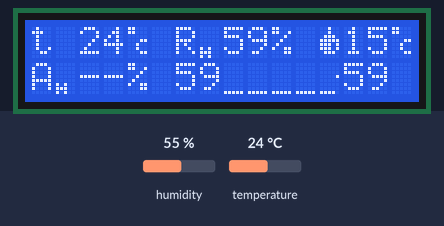
The sketch below on a simulated Arduino Uno, built with avr-gcc and run on an emulated ATmega328P. On the bench: 16×2 character LCD. Wiring (inferred from the names in the program): DHT11 sensor: data pin 10. Wiring (inferred from the signals the program sends): character LCD (HD44780): RS pin 4; E pin 5; data pin 0, pin 1, pin 2, pin 3. The inputs (shaded band) are chosen by the test bench; at power-on: humidity 55 %, temperature 24 °C. Sleep ends after the set time or at an interrupt.

Above: at 0.1 s.
At 16.5 s:
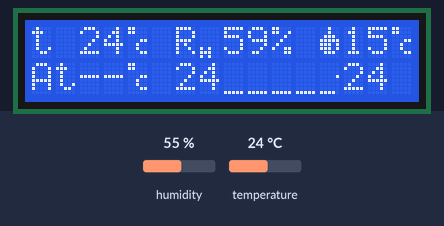

The sketch:

humeter.ino
```cpp
// Designed for Atmega48 and higher
// Read Rh and t. Collect t and calculate average, min and max value
// Uses sleep mode, and wake-up by watchdog every 8 seconds
// Draw graph of t and Rh

// uploaded at 3.25, atmega48

// Now compiles to 3.8k
// LCD1602 connected to pins 0-5
// DHT11 to pin 10


//#include <dht11.h>
//#include <MiniLCD.h>
#include <PortDLCD.h>

#include <avr/sleep.h>
#include <avr/power.h>
#include <avr/wdt.h>

// points to store per 24h
#define STORE_POINTS 24

#define CELSIUS_CHAR 5
#define DEW_CHAR 6
#define RH_CHAR 7

char strBuff[5]; // for converting integers
uint8_t avgBuf[2][STORE_POINTS+1]; // last value is current one

#define CUR_TEMP avgBuf[0][STORE_POINTS]
#define CUR_HUM avgBuf[1][STORE_POINTS]

bool avgEnough; // true after 1st 24h

uint8_t point; // 24h buffer pointer
unsigned long hour_ts;
unsigned long man_ms; // manually driven'timer'
bool avgTempFilled;
bool modeTrigger; // switch between T average and R average modes for 2nd line

uint8_t const celsiusChar[8] = {
  0b11000,
  0b11000,
  0b00000,
  0b00011,
  0b00100,
  0b00100,
  0b00011,
  0b00000
};

//uint8_t const dewChar[8] = {
//  0b00100,
//  0b00100,
//  0b01010,
//  0b10001,
//  0b10001,
//  0b10001,
//  0b01110,
//  0b00000
//};
// dark version
uint8_t const dewChar[8] = {
  0b00100,
  0b00100,
  0b01110,
  0b11111,
  0b11101,
  0b11101,
  0b01110,
  0b00000
};


uint8_t const RH[8] = {
  0b00000,
  0b00000,
  0b00000,
  0b00000,
  0b00000,
  0b10100,
  0b11100,
  0b10100
};


// Connect pin 1 (on the left) of the sensor to +5V
// Connect pin 2 of the sensor to whatever your DHTPIN is
// Connect pin 4 (on the right) of the sensor to GROUND
// Connect a 10K resistor from pin 2 (data) to pin 1 (power) of the sensor

//dht11 DHT11;
//MiniLCD lcd(12, 11, 5, 4, 3, 2);
PortDLCD lcd;

uint8_t buffer[5][8]; // graph screen buffer 25x8 px

///////////// DHT
#define PB_DHT_PIN 2

//int humidity;
//int temperature;
#define DHTLIB_OK                0
#define DHTLIB_ERROR_CHECKSUM   -1
#define DHTLIB_ERROR_TIMEOUT    -2


// this routine depends on freq
int ackOrTimeout(uint8_t level) {//PD_DHT_PIN
    unsigned long loopCnt = 500000L;
    //while(digitalRead(DHT_PIN) == level)
    while(((PINB & (1<< PB_DHT_PIN)))  == (level << PB_DHT_PIN))
        if (loopCnt-- == 0) return DHTLIB_ERROR_TIMEOUT;

    return DHTLIB_OK;
}


int readDHT11() {
    // BUFFER TO RECEIVE
    uint8_t bits[5];
    uint8_t cnt = 7;
    uint8_t idx = 0;

    // EMPTY BUFFER
    for (int i=0; i< 5; i++) bits[i] = 0;

    // REQUEST SAMPLE
    DDRB |= 1<<PB_DHT_PIN;//pinMode(DHT_PIN, OUTPUT);
    PORTB &= ~(1 << PB_DHT_PIN); //digitalWrite(DHT_PIN, LOW);
    delay(18);
    PORTB |= 1<<PB_DHT_PIN;//digitalWrite(DHT_PIN, HIGH);
    delayMicroseconds(40);

    // Prepare to listen
    DDRB &= ~(1 << PB_DHT_PIN);//pinMode(DHT_PIN, INPUT);

    // ACKNOWLEDGE or TIMEOUT
    if (ackOrTimeout(LOW)) return DHTLIB_ERROR_TIMEOUT;
    if (ackOrTimeout(HIGH)) return DHTLIB_ERROR_TIMEOUT;

    // READ OUTPUT - 40 BITS => 5 BYTES or TIMEOUT
    for (int i=0; i<40; i++)  {
        // measure pulse
        if (ackOrTimeout(LOW)) return DHTLIB_ERROR_TIMEOUT;
        unsigned long t = micros();
        if (ackOrTimeout(HIGH)) return DHTLIB_ERROR_TIMEOUT;

        if ((micros() - t) > 40) bits[idx] |= (1 << cnt);
        if (cnt == 0)   // next byte?
        {
            cnt = 7;    // restart at MSB
            idx++;      // next byte!
        }
        else cnt--;
    }

    // WRITE TO RIGHT VARS
    // as bits[1] and bits[3] are allways zero they are omitted in formulas.
    CUR_HUM = bits[0];
    CUR_TEMP = bits[2];

    uint8_t sum = bits[0] + bits[2];

    if (bits[4] != sum) return DHTLIB_ERROR_CHECKSUM;
    return DHTLIB_OK;
}


inline uint8_t drawPixel(uint8_t x, uint8_t y) {
  uint8_t row = y / 8, subrow = y % 8;
  uint8_t col = x / 5, cbit = x % 5;

  uint8_t charIdx = row*4+col;
  // find character index
  buffer[charIdx][subrow] |= (1 << (4-cbit));

  return charIdx;
}

inline void clearBuff() {
    for (uint8_t i=0; i<5; i++)
      for (uint8_t j=0; j<8; j++)  buffer[i][j]=0;
}

void flushBuffer() {
   for (uint8_t i=0; i<5; i++)
    lcd.createChar(i, buffer[i]);
}


// Sleep with watchdog
ISR(WDT_vect) {
}

long intLog(long x) { //x = 0...1000
    // table step is 0.1
    long logTable[10] = {-29999, -2302, -1609, -1204, -916, -693, -511, -357, -223, 0};

    long x1 = x / 100; x1 *= 100;
    long x2 = x1 + 100;
    long y1 = logTable[x1 / 100];
    long y2 = logTable[x2 / 100];

    long w1 = ((x2 - x) << 8) / (x2 - x1);
    long w2 = ((x - x1) << 8) / (x2 - x1);

    return (y1 * w1 + y2 * w2) >> 8;
}

long dewPointInt(int celsius, int humidity) {
    long a = 17271;
    long b = 237700;

    long temp = (a * celsius * 1000 ) / (b + celsius * 1000) + intLog(humidity * 10) ;
    long Td = (b * temp ) / (a - temp) / 1000;
    return Td;
}


void setup() {
  avgTempFilled = false;

  lcd.begin(16, 2);
  // service chars
  lcd.createChar(CELSIUS_CHAR, (uint8_t*)celsiusChar);
  lcd.createChar(DEW_CHAR, (uint8_t*)dewChar);
  lcd.createChar(RH_CHAR, (uint8_t*)RH);

  /*Turn off peripherals*/
  ADCSRA &= ~(1<<ADEN); //Disable ADC
  ACSR = (1<<ACD); //Disable the analog comparator
  DIDR0 = 0x3F;  //Disable digital input buffers on all ADC0-ADC5 pins.

  // joint from power.h
  (PRR |= (uint8_t)((1<<PRADC)|(1<<PRSPI)|(1<<PRUSART0)|(1<<PRTIM2)|(1<<PRTWI)));

  /*** Setup the WDT ***/
  /* Clear the reset flag. */
  MCUSR &= ~(1<<WDRF);

  /* In order to change WDE or the prescaler, we need to
   * set WDCE (This will allow updates for 4 clock cycles).
   */
  WDTCSR |= (1<<WDCE) | (1<<WDE); // this line is necessary! even if next overrides!
  /* set new watchdog timeout prescaler value */
  WDTCSR = 1<<WDP0 | 1<<WDP3; /* 8.0 seconds */
  /* Enable the WD interrupt (note no reset). */
  WDTCSR |= _BV(WDIE);
}

const char symbols[2] = {'t','\7'};
const char units[2] = {CELSIUS_CHAR, '%'};


void draw2ndLine(uint8_t optionIndex) {
    // statistics for last 24h
      short sum = 0;
      short vmax = -100;
      short vmin = 100;
      uint8_t i=0;

      for (; i<STORE_POINTS; i++) {
          sum+=avgBuf[optionIndex][i];
          vmax = max(vmax, avgBuf[optionIndex][i]);
          vmin = min(vmin, avgBuf[optionIndex][i]);
      }
      // build graphic
      clearBuff();
      int mamp = vmax - vmin; //max amplitude
      if (!mamp) mamp = 1; //protect from div by 0

      for (i=0; i<STORE_POINTS; i++) {  // last 25th bar - current value
          short y = (avgBuf[optionIndex][i] - vmin) * 7 / mamp;
          for (int h = 0; h<y+1; h++)
            drawPixel(i, 7-h);
      }
      // if trend increasing, draw upper dot
      if (avgBuf[optionIndex][STORE_POINTS]>avgBuf[optionIndex][STORE_POINTS-1])
          drawPixel(STORE_POINTS, 0);
      else if (avgBuf[optionIndex][STORE_POINTS]<avgBuf[optionIndex][STORE_POINTS-1])
          drawPixel(STORE_POINTS, 6);
      else
          drawPixel(STORE_POINTS, 3); //equal

      flushBuffer();

      lcd.setCursor(0,1);
      lcd.write('A'); lcd.write(symbols[optionIndex]);  //lcd.write("a:");
      lcd.write(avgEnough ? itoa(sum/STORE_POINTS, strBuff, 10) : "--");
      lcd.write(units[optionIndex]); lcd.write(' ');
      lcd.write(itoa(vmin, strBuff, 10));
      lcd.write((uint8_t)0); lcd.write("\1\2\3\4"); // graph
      lcd.write(itoa(vmax, strBuff, 10));


}

void loop() { //performed once a 16 second than sleeps

  // Reading temperature or humidity takes about 250 milliseconds!
  // Sensor readings may also be up to 2 seconds 'old' (its a very slow sensor)
  int chk = readDHT11();

  // Draw 1st line with current values
  //
  lcd.setCursor(0,0);
  if (chk == DHTLIB_OK) {
      //int calibratedHumidity = humidity+2;//seems 2 is required
      CUR_HUM+=4; //changed 2->4 (compared with dht-22. Not uploaded yet
      if (!avgTempFilled) { //initial fill with current temperature
          for (uint8_t i=0; i<STORE_POINTS; i++) {
              avgBuf[0][i] = CUR_TEMP;
              avgBuf[1][i] = CUR_HUM;
          }
          avgTempFilled = true;
      } else {
          if (man_ms - hour_ts > 24*3600000 / STORE_POINTS) { // save temp half-hourly
              // shift values
              for (uint8_t i=0; i<STORE_POINTS; i++) {
                 avgBuf[0][i] = avgBuf[0][i+1];
                 avgBuf[1][i] = avgBuf[1][i+1];
              }

              //avgBuf[0][STORE_POINTS-1] =  temperature;
              //avgBuf[1][STORE_POINTS-1] = calibratedHumidity;

              hour_ts = man_ms;
              if (point == STORE_POINTS-1) {
                  point=0;
                  avgEnough = true;
              } else
                  point++;
          }
      }
 //  Screen Info Layout:
 //  1234567890ABCDEF
 //  t 22C Rh22% d10C
 //  At 22 20_____25C
 //  Ah 40 30_____50%

      lcd.write("t ");
      lcd.write(itoa(CUR_TEMP, strBuff, 10));
      lcd.write(CELSIUS_CHAR); lcd.write(" R");lcd.write(RH_CHAR);
      lcd.write(itoa(CUR_HUM, strBuff, 10));
      lcd.write("% "); lcd.write(DEW_CHAR);
      lcd.write(itoa(dewPointInt(CUR_TEMP, CUR_HUM), strBuff, 10));
      lcd.write(CELSIUS_CHAR); lcd.write(' ');


  } else {
      if (chk == DHTLIB_ERROR_TIMEOUT) lcd.write("Check DHT sensor");

  }


      // draw second line
  draw2ndLine(modeTrigger=!modeTrigger);


  set_sleep_mode(SLEEP_MODE_PWR_DOWN);
  sleep_enable();
  sleep_mode();
  sleep_disable();
  sleep_mode();
  sleep_disable();
  man_ms += 16900; // calibrated for 8MHz

}
```

PortDLCD.h
```cpp
#ifndef PORTDLCD_h
#define PORTDLCD_h

//  Connection to LCD:
//  avr	a-ino  lcd
//  PD0 (0) -> DB4
//  PD1 (1) -> DB5
//  PD2 (2) -> DB6
//  PD3 (3) -> DB7
//  PD4 (4) -> RS
//  PD5 (5) -> enable


// Shrinked version of LCD lib
// by vaddieg
//
// Only 4-bit write-only mode

#include <inttypes.h>

// commands
#define LCD_CLEARDISPLAY 0x01
#define LCD_RETURNHOME 0x02
#define LCD_ENTRYMODESET 0x04
#define LCD_DISPLAYCONTROL 0x08
#define LCD_CURSORSHIFT 0x10
#define LCD_FUNCTIONSET 0x20
#define LCD_SETCGRAMADDR 0x40
#define LCD_SETDDRAMADDR 0x80

// flags for display entry mode
#define LCD_ENTRYRIGHT 0x00
#define LCD_ENTRYLEFT 0x02
#define LCD_ENTRYSHIFTINCREMENT 0x01
#define LCD_ENTRYSHIFTDECREMENT 0x00

// flags for display on/off control
#define LCD_DISPLAYON 0x04
#define LCD_DISPLAYOFF 0x00
#define LCD_CURSORON 0x02
#define LCD_CURSOROFF 0x00
#define LCD_BLINKON 0x01
#define LCD_BLINKOFF 0x00

// flags for display/cursor shift
#define LCD_DISPLAYMOVE 0x08
#define LCD_CURSORMOVE 0x00
#define LCD_MOVERIGHT 0x04
#define LCD_MOVELEFT 0x00

// flags for function set
#define LCD_8BITMODE 0x10
#define LCD_4BITMODE 0x00
#define LCD_2LINE 0x08
#define LCD_1LINE 0x00
#define LCD_5x10DOTS 0x04
#define LCD_5x8DOTS 0x00

class PortDLCD {
public:
//	PortDLCD(int a);
 // PortDLCD(uint8_t rs, uint8_t enable,
//		uint8_t db4, uint8_t db5, uint8_t db6, uint8_t db7); // LCD's pins DB4-7 used for 4-bit transfer
  PortDLCD();

  void begin(uint8_t cols, uint8_t rows, uint8_t charsize = LCD_5x8DOTS);

  void clear();
  void home();

  void noDisplay();
  void display();
  void noBlink();
  void blink();
  void noCursor();
  void cursor();
  void scrollDisplayLeft();
  void scrollDisplayRight();
  void leftToRight();
  void rightToLeft();
  void autoscroll();
  void noAutoscroll();

  void createChar(uint8_t, uint8_t[]);
  void setCursor(uint8_t, uint8_t);
  void command(uint8_t);

  uint8_t write(uint8_t value);
  uint8_t write(const char *str);
private:
  void wait4_1ms();
  void send(uint8_t, uint8_t);
  void write4bits(uint8_t);
//  void write8bits(uint8_t);
  void pulseEnable();

//  uint8_t _rs_pin; // LOW: command.  HIGH: character.
//  uint8_t _rw_pin; // LOW: write to LCD.  HIGH: read from LCD.
//  uint8_t _enable_pin; // activated by a HIGH pulse.
  //uint8_t _data_pins[4];

  uint8_t _displayfunction;
  uint8_t _displaycontrol;
  uint8_t _displaymode;

  //uint8_t _initialized;

  uint8_t _numlines,_currline;
};

#endif
```

Measured:
- what the display in image 0 shows lasts 16.3 s, from 0.1 s to 16.4 s
